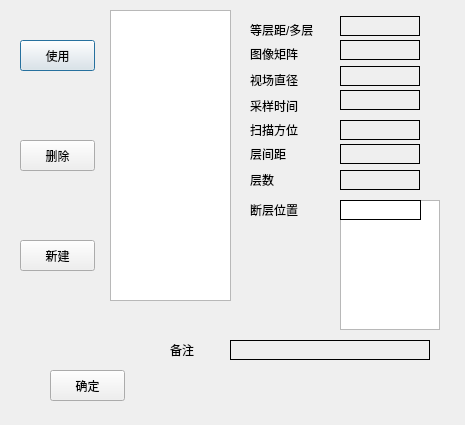
<?xml version="1.0" encoding="UTF-8"?>
<ui version="4.0">
 <class>CT3TemplateWidget</class>
 <widget class="QDialog" name="CT3TemplateWidget">
  <property name="geometry">
   <rect>
    <x>0</x>
    <y>0</y>
    <width>465</width>
    <height>425</height>
   </rect>
  </property>
  <property name="windowTitle">
   <string>CT3TemplateWidget</string>
  </property>
  <widget class="QListWidget" name="ct3ItemNameListWidget">
   <property name="geometry">
    <rect>
     <x>110</x>
     <y>10</y>
     <width>121</width>
     <height>291</height>
    </rect>
   </property>
   <property name="editTriggers">
    <set>QAbstractItemView::NoEditTriggers</set>
   </property>
   <property name="tabKeyNavigation">
    <bool>false</bool>
   </property>
   <property name="dragEnabled">
    <bool>false</bool>
   </property>
   <property name="dragDropOverwriteMode">
    <bool>false</bool>
   </property>
   <property name="alternatingRowColors">
    <bool>false</bool>
   </property>
   <property name="textElideMode">
    <enum>Qt::ElideRight</enum>
   </property>
   <property name="verticalScrollMode">
    <enum>QAbstractItemView::ScrollPerItem</enum>
   </property>
   <property name="viewMode">
    <enum>QListView::ListMode</enum>
   </property>
  </widget>
  <widget class="QLabel" name="label_2">
   <property name="geometry">
    <rect>
     <x>250</x>
     <y>70</y>
     <width>54</width>
     <height>20</height>
    </rect>
   </property>
   <property name="minimumSize">
    <size>
     <width>54</width>
     <height>0</height>
    </size>
   </property>
   <property name="maximumSize">
    <size>
     <width>54</width>
     <height>16777215</height>
    </size>
   </property>
   <property name="text">
    <string>视场直径</string>
   </property>
  </widget>
  <widget class="QLabel" name="label_3">
   <property name="geometry">
    <rect>
     <x>250</x>
     <y>96</y>
     <width>54</width>
     <height>20</height>
    </rect>
   </property>
   <property name="minimumSize">
    <size>
     <width>54</width>
     <height>0</height>
    </size>
   </property>
   <property name="maximumSize">
    <size>
     <width>54</width>
     <height>16777215</height>
    </size>
   </property>
   <property name="text">
    <string>采样时间</string>
   </property>
  </widget>
  <widget class="QLabel" name="label">
   <property name="geometry">
    <rect>
     <x>250</x>
     <y>44</y>
     <width>54</width>
     <height>20</height>
    </rect>
   </property>
   <property name="minimumSize">
    <size>
     <width>54</width>
     <height>0</height>
    </size>
   </property>
   <property name="maximumSize">
    <size>
     <width>54</width>
     <height>16777215</height>
    </size>
   </property>
   <property name="text">
    <string>图像矩阵</string>
   </property>
  </widget>
  <widget class="QLabel" name="ct3AngleLabel">
   <property name="geometry">
    <rect>
     <x>340</x>
     <y>120</y>
     <width>80</width>
     <height>20</height>
    </rect>
   </property>
   <property name="sizePolicy">
    <sizepolicy hsizetype="Minimum" vsizetype="Fixed">
     <horstretch>0</horstretch>
     <verstretch>0</verstretch>
    </sizepolicy>
   </property>
   <property name="minimumSize">
    <size>
     <width>80</width>
     <height>0</height>
    </size>
   </property>
   <property name="maximumSize">
    <size>
     <width>80</width>
     <height>16777215</height>
    </size>
   </property>
   <property name="frameShape">
    <enum>QFrame::Box</enum>
   </property>
  </widget>
  <widget class="QLabel" name="label_7">
   <property name="geometry">
    <rect>
     <x>250</x>
     <y>120</y>
     <width>54</width>
     <height>20</height>
    </rect>
   </property>
   <property name="minimumSize">
    <size>
     <width>54</width>
     <height>0</height>
    </size>
   </property>
   <property name="maximumSize">
    <size>
     <width>54</width>
     <height>16777215</height>
    </size>
   </property>
   <property name="text">
    <string>扫描方位</string>
   </property>
  </widget>
  <widget class="QListWidget" name="ct3LayerPosListWidget">
   <property name="geometry">
    <rect>
     <x>340</x>
     <y>200</y>
     <width>100</width>
     <height>130</height>
    </rect>
   </property>
   <property name="sizePolicy">
    <sizepolicy hsizetype="Expanding" vsizetype="Fixed">
     <horstretch>0</horstretch>
     <verstretch>0</verstretch>
    </sizepolicy>
   </property>
   <property name="minimumSize">
    <size>
     <width>100</width>
     <height>130</height>
    </size>
   </property>
   <property name="maximumSize">
    <size>
     <width>100</width>
     <height>130</height>
    </size>
   </property>
   <property name="editTriggers">
    <set>QAbstractItemView::NoEditTriggers</set>
   </property>
   <property name="sortingEnabled">
    <bool>false</bool>
   </property>
  </widget>
  <widget class="QLabel" name="label_8">
   <property name="geometry">
    <rect>
     <x>250</x>
     <y>200</y>
     <width>54</width>
     <height>20</height>
    </rect>
   </property>
   <property name="minimumSize">
    <size>
     <width>54</width>
     <height>0</height>
    </size>
   </property>
   <property name="maximumSize">
    <size>
     <width>54</width>
     <height>16777215</height>
    </size>
   </property>
   <property name="text">
    <string>断层位置</string>
   </property>
  </widget>
  <widget class="QPushButton" name="saveButton">
   <property name="geometry">
    <rect>
     <x>50</x>
     <y>370</y>
     <width>75</width>
     <height>31</height>
    </rect>
   </property>
   <property name="text">
    <string>确定</string>
   </property>
   <property name="autoDefault">
    <bool>false</bool>
   </property>
  </widget>
  <widget class="QLabel" name="ct3LayerPosValueLabel">
   <property name="geometry">
    <rect>
     <x>340</x>
     <y>200</y>
     <width>81</width>
     <height>20</height>
    </rect>
   </property>
   <property name="frameShape">
    <enum>QFrame::Box</enum>
   </property>
  </widget>
  <widget class="QPushButton" name="useButton">
   <property name="geometry">
    <rect>
     <x>20</x>
     <y>40</y>
     <width>75</width>
     <height>31</height>
    </rect>
   </property>
   <property name="text">
    <string>使用</string>
   </property>
  </widget>
  <widget class="QLabel" name="label_53">
   <property name="geometry">
    <rect>
     <x>250</x>
     <y>20</y>
     <width>80</width>
     <height>20</height>
    </rect>
   </property>
   <property name="sizePolicy">
    <sizepolicy hsizetype="Minimum" vsizetype="Preferred">
     <horstretch>0</horstretch>
     <verstretch>0</verstretch>
    </sizepolicy>
   </property>
   <property name="minimumSize">
    <size>
     <width>80</width>
     <height>0</height>
    </size>
   </property>
   <property name="maximumSize">
    <size>
     <width>80</width>
     <height>16777215</height>
    </size>
   </property>
   <property name="text">
    <string>等层距/多层</string>
   </property>
  </widget>
  <widget class="QLabel" name="ct3LayerSpaceValueLabel">
   <property name="geometry">
    <rect>
     <x>340</x>
     <y>144</y>
     <width>80</width>
     <height>20</height>
    </rect>
   </property>
   <property name="sizePolicy">
    <sizepolicy hsizetype="Minimum" vsizetype="Fixed">
     <horstretch>0</horstretch>
     <verstretch>0</verstretch>
    </sizepolicy>
   </property>
   <property name="minimumSize">
    <size>
     <width>80</width>
     <height>0</height>
    </size>
   </property>
   <property name="maximumSize">
    <size>
     <width>80</width>
     <height>16777215</height>
    </size>
   </property>
   <property name="frameShape">
    <enum>QFrame::Box</enum>
   </property>
  </widget>
  <widget class="QLabel" name="ct3LayerSpaceLabel">
   <property name="geometry">
    <rect>
     <x>250</x>
     <y>144</y>
     <width>54</width>
     <height>20</height>
    </rect>
   </property>
   <property name="minimumSize">
    <size>
     <width>54</width>
     <height>0</height>
    </size>
   </property>
   <property name="maximumSize">
    <size>
     <width>54</width>
     <height>16777215</height>
    </size>
   </property>
   <property name="text">
    <string>层间距</string>
   </property>
  </widget>
  <widget class="QLabel" name="ct3LayerNumValueLabel">
   <property name="geometry">
    <rect>
     <x>340</x>
     <y>170</y>
     <width>80</width>
     <height>20</height>
    </rect>
   </property>
   <property name="sizePolicy">
    <sizepolicy hsizetype="Minimum" vsizetype="Fixed">
     <horstretch>0</horstretch>
     <verstretch>0</verstretch>
    </sizepolicy>
   </property>
   <property name="minimumSize">
    <size>
     <width>80</width>
     <height>0</height>
    </size>
   </property>
   <property name="maximumSize">
    <size>
     <width>80</width>
     <height>16777215</height>
    </size>
   </property>
   <property name="frameShape">
    <enum>QFrame::Box</enum>
   </property>
  </widget>
  <widget class="QLabel" name="ct3SpaceNumLabel">
   <property name="geometry">
    <rect>
     <x>250</x>
     <y>170</y>
     <width>54</width>
     <height>20</height>
    </rect>
   </property>
   <property name="minimumSize">
    <size>
     <width>54</width>
     <height>0</height>
    </size>
   </property>
   <property name="maximumSize">
    <size>
     <width>54</width>
     <height>16777215</height>
    </size>
   </property>
   <property name="text">
    <string>层数</string>
   </property>
  </widget>
  <widget class="QPushButton" name="deleteButton">
   <property name="geometry">
    <rect>
     <x>20</x>
     <y>140</y>
     <width>75</width>
     <height>31</height>
    </rect>
   </property>
   <property name="text">
    <string>删除</string>
   </property>
  </widget>
  <widget class="QPushButton" name="addButton">
   <property name="geometry">
    <rect>
     <x>20</x>
     <y>240</y>
     <width>75</width>
     <height>31</height>
    </rect>
   </property>
   <property name="text">
    <string>新建</string>
   </property>
  </widget>
  <widget class="QLabel" name="ct3MultiLayerLabel">
   <property name="geometry">
    <rect>
     <x>340</x>
     <y>16</y>
     <width>80</width>
     <height>20</height>
    </rect>
   </property>
   <property name="sizePolicy">
    <sizepolicy hsizetype="Minimum" vsizetype="Fixed">
     <horstretch>0</horstretch>
     <verstretch>0</verstretch>
    </sizepolicy>
   </property>
   <property name="minimumSize">
    <size>
     <width>80</width>
     <height>0</height>
    </size>
   </property>
   <property name="maximumSize">
    <size>
     <width>80</width>
     <height>16777215</height>
    </size>
   </property>
   <property name="frameShape">
    <enum>QFrame::Box</enum>
   </property>
  </widget>
  <widget class="QLabel" name="ct3ViewLabel">
   <property name="geometry">
    <rect>
     <x>340</x>
     <y>66</y>
     <width>80</width>
     <height>20</height>
    </rect>
   </property>
   <property name="sizePolicy">
    <sizepolicy hsizetype="Minimum" vsizetype="Fixed">
     <horstretch>0</horstretch>
     <verstretch>0</verstretch>
    </sizepolicy>
   </property>
   <property name="minimumSize">
    <size>
     <width>80</width>
     <height>0</height>
    </size>
   </property>
   <property name="maximumSize">
    <size>
     <width>80</width>
     <height>16777215</height>
    </size>
   </property>
   <property name="frameShape">
    <enum>QFrame::Box</enum>
   </property>
  </widget>
  <widget class="QLabel" name="ct3MatrixLabel">
   <property name="geometry">
    <rect>
     <x>340</x>
     <y>40</y>
     <width>80</width>
     <height>20</height>
    </rect>
   </property>
   <property name="sizePolicy">
    <sizepolicy hsizetype="Minimum" vsizetype="Fixed">
     <horstretch>0</horstretch>
     <verstretch>0</verstretch>
    </sizepolicy>
   </property>
   <property name="minimumSize">
    <size>
     <width>80</width>
     <height>0</height>
    </size>
   </property>
   <property name="maximumSize">
    <size>
     <width>80</width>
     <height>16777215</height>
    </size>
   </property>
   <property name="frameShape">
    <enum>QFrame::Box</enum>
   </property>
  </widget>
  <widget class="QLabel" name="ct3SampleTimeLabel">
   <property name="geometry">
    <rect>
     <x>340</x>
     <y>90</y>
     <width>80</width>
     <height>20</height>
    </rect>
   </property>
   <property name="sizePolicy">
    <sizepolicy hsizetype="Minimum" vsizetype="Fixed">
     <horstretch>0</horstretch>
     <verstretch>0</verstretch>
    </sizepolicy>
   </property>
   <property name="minimumSize">
    <size>
     <width>80</width>
     <height>0</height>
    </size>
   </property>
   <property name="maximumSize">
    <size>
     <width>80</width>
     <height>16777215</height>
    </size>
   </property>
   <property name="frameShape">
    <enum>QFrame::Box</enum>
   </property>
  </widget>
  <widget class="QLabel" name="label_9">
   <property name="geometry">
    <rect>
     <x>170</x>
     <y>340</y>
     <width>54</width>
     <height>20</height>
    </rect>
   </property>
   <property name="minimumSize">
    <size>
     <width>54</width>
     <height>0</height>
    </size>
   </property>
   <property name="maximumSize">
    <size>
     <width>54</width>
     <height>16777215</height>
    </size>
   </property>
   <property name="text">
    <string>备注</string>
   </property>
  </widget>
  <widget class="QLabel" name="ct3Remart">
   <property name="geometry">
    <rect>
     <x>230</x>
     <y>340</y>
     <width>200</width>
     <height>20</height>
    </rect>
   </property>
   <property name="sizePolicy">
    <sizepolicy hsizetype="Minimum" vsizetype="Fixed">
     <horstretch>0</horstretch>
     <verstretch>0</verstretch>
    </sizepolicy>
   </property>
   <property name="minimumSize">
    <size>
     <width>80</width>
     <height>0</height>
    </size>
   </property>
   <property name="maximumSize">
    <size>
     <width>200</width>
     <height>16777215</height>
    </size>
   </property>
   <property name="frameShape">
    <enum>QFrame::Box</enum>
   </property>
  </widget>
 </widget>
 <layoutdefault spacing="6" margin="11"/>
 <resources/>
 <connections/>
</ui>
